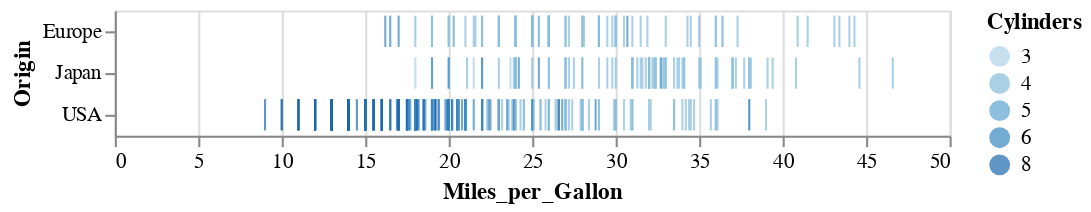

Notebook code for this chart:
### Markdown cell above
Let's look at a simple plot containing three of the columns from the cars data:

### Code cell
alt.Chart(cars).mark_tick().encode(
    x="Miles_per_Gallon", y="Origin", color="Cylinders:O"
)

### Figure 1 — Vega-Lite specification as saved in the notebook (floating-point values rounded to 4 significant figures; data arrays with more than 128 entries replaced by an {"elided": "..."} marker saying what was removed)
{"config": {"view": {"continuousWidth": 400, "continuousHeight": 300}}, "data": {"name": "data-f02450ab61490a1363517a0190416235"}, "mark": "tick", "encoding": {"color": {"field": "Cylinders", "type": "ordinal"}, "x": {"field": "Miles_per_Gallon", "type": "quantitative"}, "y": {"field": "Origin", "type": "nominal"}}, "$schema": "https://vega.github.io/schema/vega-lite/v4.17.0.json", "datasets": {"data-f02450ab61490a1363517a0190416235": {"elided": "406 records"}}}
